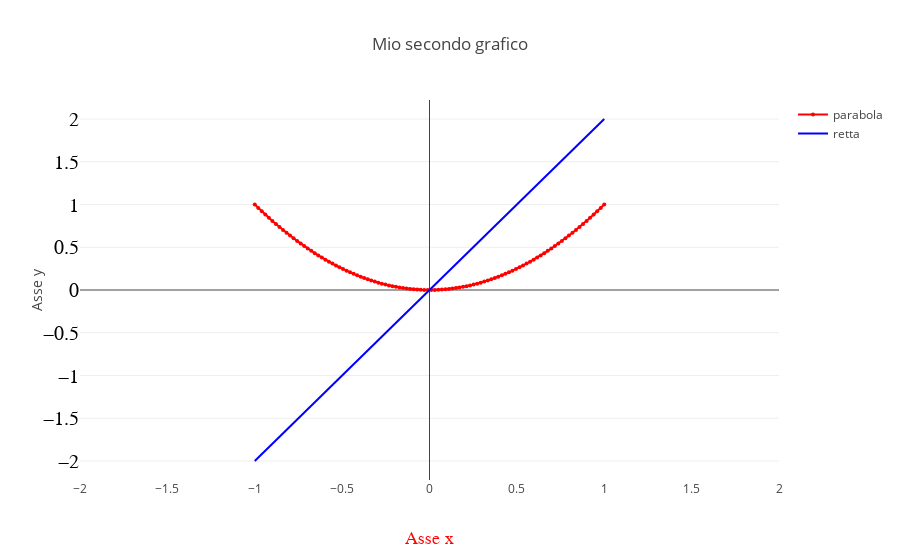

The code cell stored with this chart in its notebook:
### Markdown cell above
E se volessi plottare una nuova curva nello stesso grafico? Facile, basta definire un'altra traccia e aggiungerla alla lista che definisce il campo ``data`` nella definizione dell'oggetto ``figure``. Vedi script sotto

### Code cell
# Voglio plottare anche la funzione y=2*x nel grafico precedente

yRetta = 2*xValue

# Definisco la nuova traccia
traceRetta = go.Scatter(x = xValue, y = yRetta, name = 'retta', line = {'color': 'blue'}) 

figure = go.Figure(data = [traceParabola, traceRetta], layout = layout)

plotly.offline.iplot(figure)
